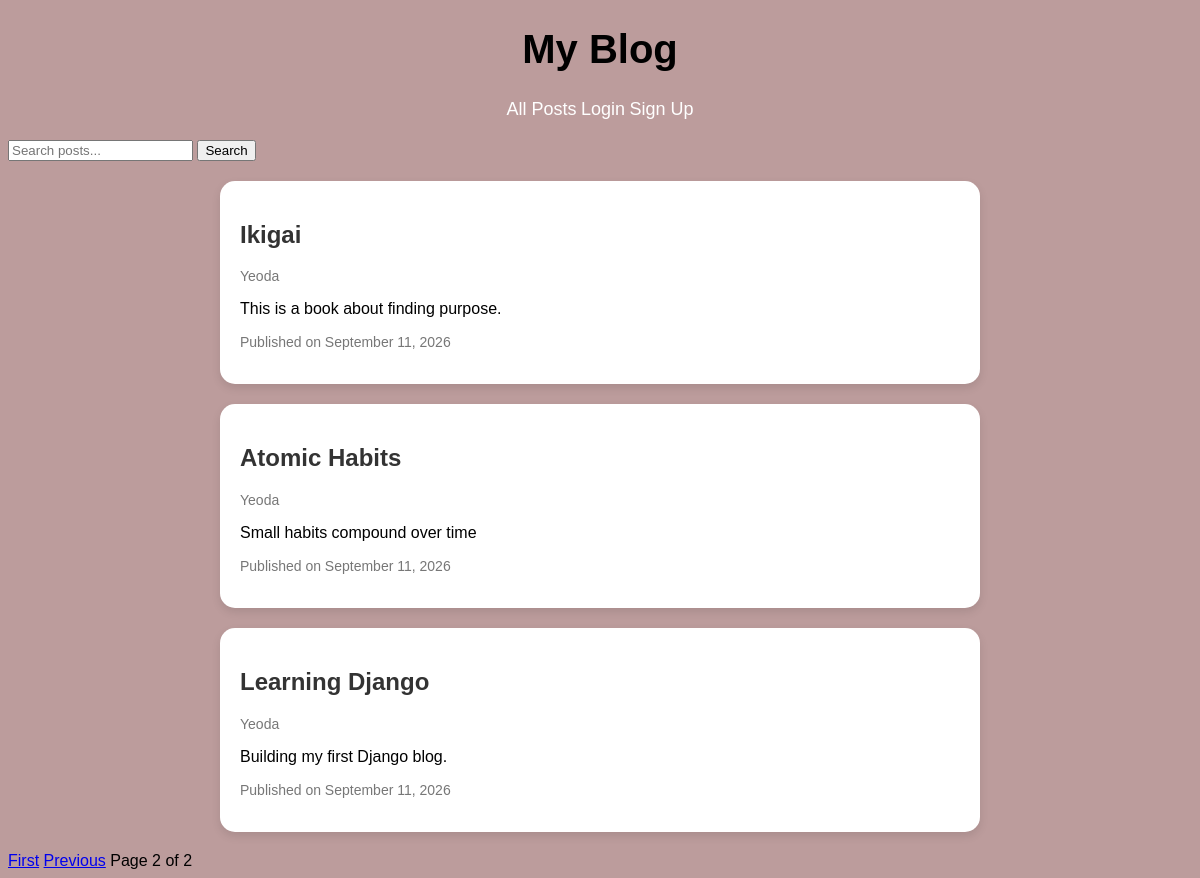
/posts/?q=&page=2, run on the app's committed database.
### posts/models.py (models this page shows, shortened)
class Post(models.Model):
    title = models.CharField(max_length=200)
    content = models.TextField()
    author = models.ForeignKey(User, on_delete=models.CASCADE)
    created_at = models.DateTimeField(auto_now_add=True)
    updated_at = models.DateTimeField(auto_now=True)

### posts/views.py (the view)
# urls.py: path("", views.post_list, name="post_list"),
def post_list(request):
    query = request.GET.get("q", "")
    posts = Post.objects.select_related("author").order_by("-created_at")
    if query:
        posts = posts.filter(Q(title__icontains=query) | Q(content__icontains=query))
    paginator = Paginator(posts, 5)
    page_number = request.GET.get("page")
    page_obj = paginator.get_page(page_number)
    return render(request, "posts/post_list.html", {"page_obj": page_obj, "query": query,})

### posts/templates/posts/post_list.html (shortened to what this page needs)
{% extends "posts/base.html" %}
{% block bodycontent %}
<form method="get">
    <input type="text" name="q" placeholder="Search posts..." value="{{ query }}">
    <button type="submit">Search</button>
</form>
{% if page_obj.object_list %}
    <div class="posts-container">
    {% for post in page_obj %}
        <div class="post">
            <h2><a href="{% url 'post_detail' post.id %}">{{ post.title }}</a></h2>
            <p class="meta">{{ post.author.username}}</p>
            <p>{{ post.content|truncatewords:10 }}</p>
            <p class="meta">Published on {{ post.created_at|date:"F j, Y" }}</p>
        </div>
    {% endfor %}
    </div>
    <div class="pagination">
        {% if page_obj.has_previous %}
            <a href="?q={{ query }}&page=1">First</a>
            <a href="?q={{ query }}&page={{ page_obj.previous_page_number }}">Previous</a>
        {% endif %}
        <span>
            Page {{ page_obj.number }} of {{ page_obj.paginator.num_pages }}
        </span>
    </div>
{% else %}
    <p>No posts found</p>
{% endif %}
{% endblock %}

### posts/static/posts/style.css (style rules this page uses)
body { font-family: Arial, sans-serif; background-color: #bc9c9c; }
.post { background-color: white; padding: 20px; margin: 20px; border-radius: 15px; box-shadow: 0 4px 10px rgba(0, 0, 0, 0.1); }
.posts-container { max-width: 800px; margin: 0 auto; }
.post h2 a { text-decoration: none; color: #333; }
.meta { color: #777; font-size: 14px; }

### data on the page
Post: title "Ikigai", author.username "Yeoda", content "This is a book about finding purpose.", created_at "September 11, 2026"
Post: title "Atomic Habits", author.username "Yeoda", content "Small habits compound over time", created_at "September 11, 2026"
Post: title "Learning Django", author.username "Yeoda", content "Building my first Django blog.", created_at "September 11, 2026"

### other printed values
{{ page_obj.number }} "2"
{{ page_obj.paginator.num_pages }} "2"
